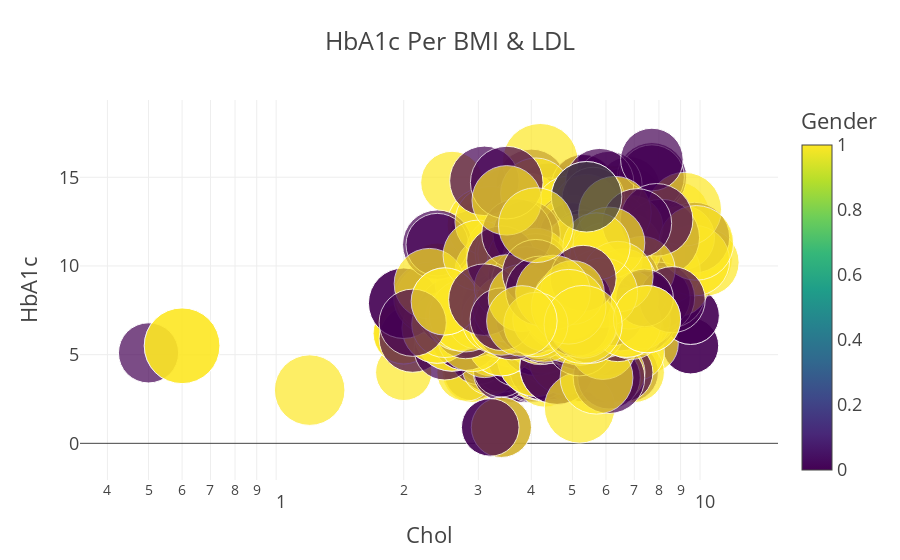

This figure's notebook cell:
### Code cell
%matplotlib inline

for template in ["presentation"]:
    fig = px.scatter(df,
                     x="Chol", y="HbA1c", size="BMI", color="Gender",
                     log_x=True, size_max=60,
                     template=template, title="HbA1c Per BMI & LDL ")
    fig.show()

### Figure 1 — Plotly figure (JSON) as saved in the notebook; plotly's stock layout.template omitted (floating-point values rounded to 4 significant figures; data arrays with more than 128 entries replaced by an {"elided": "..."} marker saying what was removed)
{"data": [{"hovertemplate": "Chol=%{x}<br>HbA1c=%{y}<br>BMI=%{marker.size}<br>Gender=%{marker.color}<extra></extra>", "legendgroup": "", "marker": {"color": {"elided": "1000 int values"}, "coloraxis": "coloraxis", "size": {"elided": "1000 float values"}, "sizemode": "area", "sizeref": 0.01326, "symbol": "circle"}, "mode": "markers", "name": "", "orientation": "v", "showlegend": false, "type": "scatter", "x": {"elided": "1000 float values"}, "xaxis": "x", "y": {"elided": "1000 float values"}, "yaxis": "y"}], "layout": {"coloraxis": {"colorbar": {"title": {"text": "Gender"}}, "colorscale": [[0, "#440154"], [0.1111, "#482878"], [0.2222, "#3e4989"], [0.3333, "#31688e"], [0.4444, "#26828e"], [0.5556, "#1f9e89"], [0.6667, "#35b779"], [0.7778, "#6ece58"], [0.8889, "#b5de2b"], [1, "#fde725"]]}, "legend": {"itemsizing": "constant", "tracegroupgap": 0}, "title": {"text": "HbA1c Per BMI & LDL "}, "xaxis": {"anchor": "y", "domain": [0, 1], "title": {"text": "Chol"}, "type": "log"}, "yaxis": {"anchor": "x", "domain": [0, 1], "title": {"text": "HbA1c"}}}}
